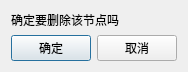
<?xml version="1.0" encoding="UTF-8"?>
<ui version="4.0">
 <class>Server_delete_Form</class>
 <widget class="QDialog" name="Server_delete_Form">
  <property name="geometry">
   <rect>
    <x>0</x>
    <y>0</y>
    <width>186</width>
    <height>66</height>
   </rect>
  </property>
  <property name="windowTitle">
   <string>Dialog</string>
  </property>
  <layout class="QGridLayout" name="gridLayout">
   <item row="0" column="0">
    <widget class="QLabel" name="label">
     <property name="text">
      <string>确定要删除该节点吗</string>
     </property>
    </widget>
   </item>
   <item row="1" column="0">
    <layout class="QHBoxLayout" name="horizontalLayout">
     <item>
      <widget class="QPushButton" name="btn_ok">
       <property name="text">
        <string>确定</string>
       </property>
      </widget>
     </item>
     <item>
      <widget class="QPushButton" name="btn_cannel">
       <property name="text">
        <string>取消</string>
       </property>
      </widget>
     </item>
    </layout>
   </item>
  </layout>
 </widget>
 <resources/>
 <connections/>
</ui>
